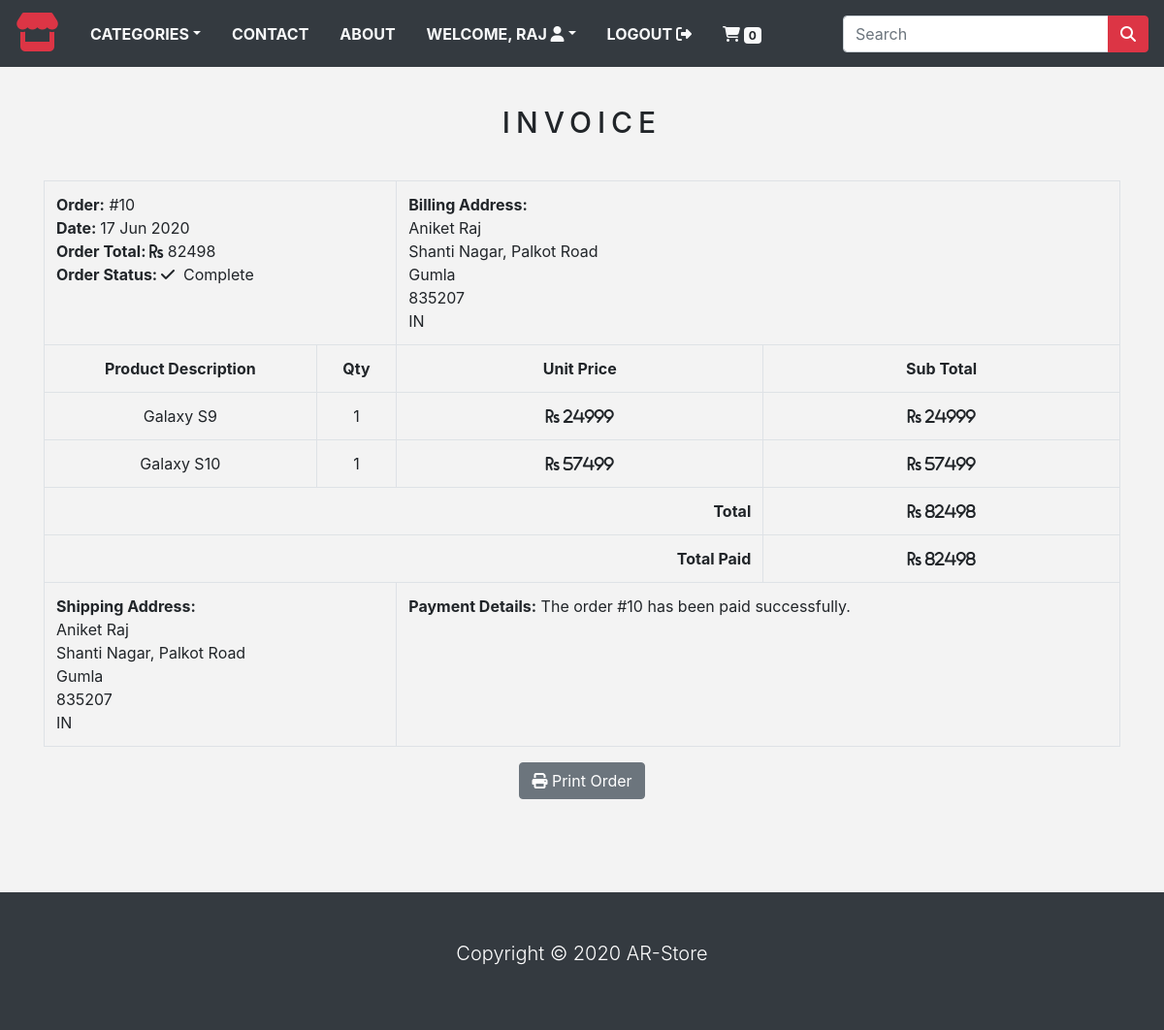
The app's page /order_details/10 (signed in) with its own data.
### store/models.py (models this page shows, shortened)
class Order(models.Model):
	token = models.CharField(max_length=250, blank=True)
	total = models.DecimalField(max_digits=10, decimal_places=0, verbose_name='INR Order Total')
	emailAddress = models.EmailField(max_length=250, blank=True, verbose_name='Email Address')
	created = models.DateTimeField(auto_now_add=True)
	billingName = models.CharField(max_length=250, blank=True)
	billingAddress1 = models.CharField(max_length=250, blank=True)
	billingCity = models.CharField(max_length=250, blank=True)
	billingPostcode = models.CharField(max_length=250, blank=True)
	billingCountry = models.CharField(max_length=250, blank=True)
	shippingName = models.CharField(max_length=250, blank=True)
	shippingAddress1 = models.CharField(max_length=250, blank=True)
	shippingCity = models.CharField(max_length=250, blank=True)
	shippingPostcode = models.CharField(max_length=250, blank=True)
	shippingCountry = models.CharField(max_length=250, blank=True)
	class Meta:
		db_table = 'Order'
		ordering = ['-created']

class OrderItem(models.Model):
	product = models.CharField(max_length=250, blank=True)
	quantity = models.IntegerField()
	price = models.DecimalField(max_digits=10, decimal_places=0, verbose_name='INR Price')
	order = models.ForeignKey(Order, on_delete=models.CASCADE)
	class Meta:
		db_table = 'OrderItem'
	def sub_total(self):
		return (self.quantity * self.price)

### store/views.py (the view)
# urls.py: path('order_details/<int:order_id>', views.orderDetail, name="order_details"),
@login_required(redirect_field_name='next',login_url='login')
def orderDetail(request, order_id):
	if request.user.is_authenticated:
		email = str(request.user.email)
		order = Order.objects.get(id=order_id, emailAddress=email)
		order_items = OrderItem.objects.filter(order=order)
	return render(request, 'order_details.html', {'order':order,'order_items':order_items})

### store/context_processors.py (called while the page is built)
def counter(request):
	item_count = 0
	if 'admin' in request.path:
		return {}
	else:
		try:
			cart = Cart.objects.filter(cart_id=_cart_id_(request))
			cart_items = CartItem.objects.all().filter(cart=cart[:1])
			for cart_item in cart_items:
				item_count += cart_item.quantity
		except Cart.DoesNotExist:
			item_count = 0
	return dict(item_count=item_count)

def menu_links(request):
	links = Category.objects.all()
	return dict(links=links)

### store/models.py (called while the page is built)
	def get_url(self):
		return reverse('products_category', args=[self.slug])

### store/views.py (called while the page is built)
def _cart_id_(request):
	cart = request.session.session_key
	if not cart:
		cart = request.session.create()
	return cart

### store/templates/order_details.html (shortened to what this page needs)
{% extends 'base.html' %}
{% load static %}
{% block content %}
<div class="container">
<div class="text-center">
	<br>
	<h1 class="text-center text-uppercase product_title">invoice</h1>
	<br>
	<table class="table table-bordered">
		<tr>
			<td class="text-left" colspan="2">
				<b>Order:</b> #{{ order.id }}<br>
				<b>Date: </b>{{ order.created|date:'d M Y' }}<br>
				<b>Order Total: </b><i class="fas fa-rupee-sign"></i> {{ order.total }}<br>
				<b>Order Status: </b><i class="fas fa-check"></i> &nbsp;Complete<br>
			</td>
			<td class="text-left" colspan="2">
				<b>Billing Address: </b><br>
				{{ order.billingName }}<br>
				{{ order.billingAddress1 }}<br>
				{{ order.billingCity }}<br>
				{{ order.billingPostcode }}<br>
				{{ order.billingCountry }}<br>
			</td>
		</tr>
		<tr>
			<td><b>Product Description</b></td>
			<td><b>Qty</b></td>
			<td><b>Unit Price</b></td>
			<td><b>Sub Total</b></td>
		</tr>
		{% for item in order_items %}
		<tr>
			<td>{{ item.product }}</td>
			<td>{{ item.quantity }}</td>
			<td><i class="fas fa-rupee-sign"> {{ item.price }}</td>
			<td><i class="fas fa-rupee-sign"> {{ item.sub_total }}</td>
		</tr>
		{% endfor %}
		<tr>
			<td  class="text-right" colspan="3"><b>Total</b></td>
			<td><i class="fas fa-rupee-sign"> {{ order.total }}</td>
		</tr>
		<tr>
			<td  class="text-right" colspan="3"><b>Total Paid</b></td>
			<td><i class="fas fa-rupee-sign"> {{ order.total }}</td>
		</tr>
		<tr>
			<td  class="text-left" colspan="2">
				<b>Shipping Address: </b><br>
				{{ order.shippingName }}<br>
				{{ order.shippingAddress1 }}<br>
				{{ order.shippingCity }}<br>
				{{ order.shippingPostcode }}<br>
				{{ order.shippingCountry }}<br>
			</td>
			<td class="text-left" colspan="2">
				<b>Payment Details:</b>
				The order #{{ order.id }} has been paid successfully.
			</td>
		</tr>
	</table>
	<button class="btn btn-secondary" onclick="window.print();">
		<i class="fas fa-print"></i> Print Order</button>
</div>
</div>
<br><br>
{% endblock %}

### store/templates/navbar.html (shortened to what this page needs)
<nav class="navbar navbar-expand-md navbar-light bg-dark">
	<a class="navbar-brand" href="{% url 'home' %}"><i class="fas fa-store text-danger fa-2x"></i></a>
	<div class="collapse navbar-collapse justify-content-between" id="nav">
		<ul class="navbar-nav">
			<li class="nav-item dropdown">
				<a class="nav-link text-light text-uppercase font-weight-bold px-3 dropdown-toggle" href=""
				data-toggle="dropdown">Categories</a>
			</li>
			<li class="nav-item"><a class="nav-link text-light text-uppercase font-weight-bold px-3"
			href="{% url 'contact' %}">Contact</a></li>
			<li class="nav-item"><a class="nav-link text-light text-uppercase font-weight-bold px-3"
			href="">About</a></li>
			{% if request.user.is_authenticated and request.user.first_name %}
			<li class="nav-item dropdown">
				<a class="nav-link text-light text-uppercase font-weight-bold px-3 dropdown-toggle"
				 data-toggle="dropdown">
					Welcome, {{ request.user.first_name }} <i class="fas fa-user"></i></a>
			</li>
			<li class="nav-item">
				<a class="nav-link text-light text-uppercase font-weight-bold px-3"
				href="{% url 'logout' %}">Logout <i class="fas fa-sign-out-alt"></i></a>
			</li>
			<li class="nav-item"><a class="nav-link text-light text-uppercase font-weight-bold px-3"
			href="{% url 'cart_detail' %}"><i class="fas fa-shopping-cart"></i> <span class="badge badge-light" style="height: 17px;">{{item_count}}</span></a></li>
			{% else %}
			<li class="nav-item">
				<a class="nav-link text-light text-uppercase font-weight-bold px-3"
				href="{% url 'login' %}">Login <i class="fas fa-sign-in-alt"></i></a>
			</li>
			{% endif %}
		</ul>
		<form class="form-inline ml-3" action="{% url 'search' %}" method="GET">
			<div class="input-group">
				<input type="text" name="name" placeholder="Search" class="form-control">
				<div class="input-group-append">
					<button type="submit" class="btn btn-danger"><i class="fas fa-search"></i></button>
				</div>
			</div>
		</form>
	</div>
</nav>

### store/static/css/base.css (style rules this page uses)
body { background: #f3f3f3; }
.product_title { font-size: 30px; letter-spacing: .2em; padding-top: 15px; padding-bottom: 10px; }

### records on screen
Order: id "10", created "17 Jun 2020", total "82498", billingName "Aniket Raj", billingAddress1 "Shanti Nagar, Palkot Road", billingCity "Gumla", billingPostcode "835207", billingCountry "IN", shippingName "Aniket Raj", shippingAddress1 "Shanti Nagar, Palkot Road", shippingCity "Gumla", shippingPostcode "835207", shippingCountry "IN"
OrderItem: product "Galaxy S9", quantity "1", price "24999", sub_total "24999"
OrderItem: product "Galaxy S10", quantity "1", price "57499", sub_total "57499"

### other values on screen
{{ request.user.first_name }} "RAJ"
{{ item_count }} "0"
